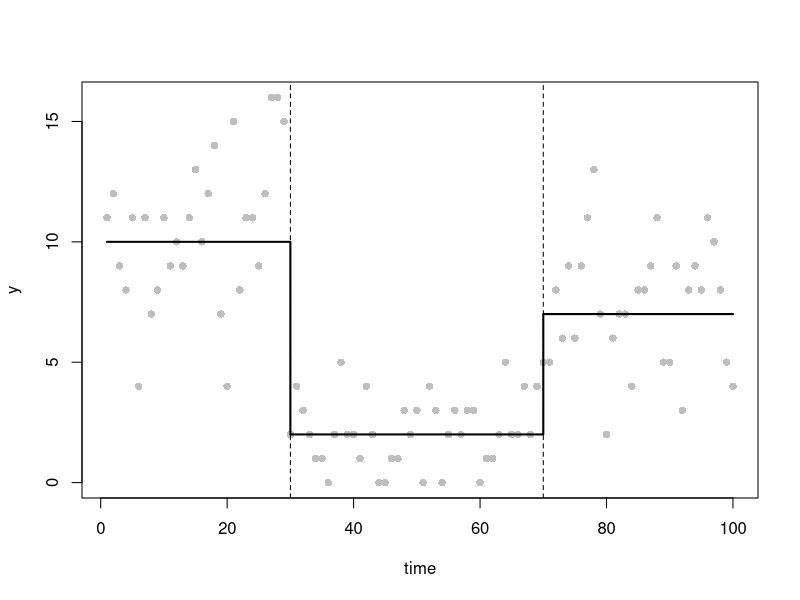
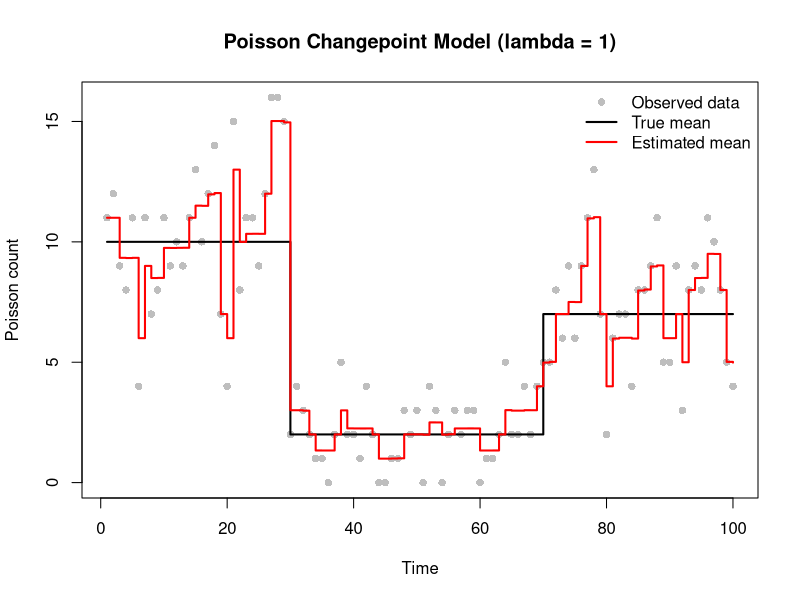

R code for these plots, in order:
#set seed
set.seed(12345)

n <- 100
time <- 1:n

#3 time district
tau_true <- c(1, 30, 70, n+1) 
m_true <- length(tau_true)-2
theta_true <- c(10, 2, 7)

mu_true <- numeric(n)

for(i in seq_along(theta_true))
  mu_true[tau_true[i]:(tau_true[i+1]-1)] <- theta_true[i]

y <- rpois(n, lambda = mu_true)

plot(time, y, pch = 16, col = "grey")
lines(mu_true, col = "black", lwd = 2, type = "s")
abline(v = tau_true[-c(1,length(tau_true))], lty = "dashed")

#poission_lasso_objective
poission_lasso_objective<- function(beta, y, lambda=1, eps=1e-6){
  #calculate the linear predictor
  eta<-cumsum(beta)
  #convert log-mean to possion mean
  mu<-exp(eta)
  #calculate nagative log-likelihood
  neg_loglik<--sum(dpois(y, lambda=mu, log=TRUE))
  #calculate the smoothed LASSO penalty
  penalty<-lambda*sum(sqrt(beta[-1]^2+eps))
  # Calculate the total penalised objective
  objective <- neg_loglik + penalty
  return(objective)
}

#test poission_lasso_objective (result aroximately 326.6079)
beta_init <- c(log(mean(y)), rep(0, n - 1))

poission_lasso_objective(beta_init, y)


#Gradient of the smoothed LASSO objective
poission_lasso_grad <- function(beta, y, lambda=1, eps=1e-6) {
  # Calculate the linear predictor and mean
  eta <- cumsum(beta)
  mu <- exp(eta)
  # Gradient of negative log-likelihood
  residual <- mu - y
  grad_loglik <- rev(cumsum(rev(residual)))
  # initialize gradient of penalty
  grad_penalty <- numeric(length(beta))
  # penalty derivatives for beta[2], ..., beta[n]
  grad_penalty[-1] <- lambda * beta[-1] / sqrt(beta[-1]^2 + eps)
  # Combine both gradients
  gradient<-grad_loglik+ grad_penalty
  return(gradient)
}

#test Gradient of the smoothed LASSO objective
grad_test <- poission_lasso_grad(beta_init, y)

length(grad_test)
all(is.finite(grad_test))
grad_test[1:5]


# check the gradient using finite differences
h <- 1e-5
j <- 2

beta_plus <- beta_init
beta_minus <- beta_init

beta_plus[j] <- beta_plus[j] + h
beta_minus[j] <- beta_minus[j] - h

# Numerical gradient
grad_numeric <- (
  poission_lasso_objective(beta_plus, y) -
    poission_lasso_objective(beta_minus, y)
) / (2 * h)

# Analytical gradient
grad_analytic <- poission_lasso_grad(beta_init, y)[j]

grad_numeric
grad_analytic
abs(grad_numeric - grad_analytic)


# test the gradient at non-zero beta values
beta_test <- beta_init
beta_test[2] <- 0.5
beta_test[3] <- -0.3

h <- 1e-5
j <- 2

beta_plus <- beta_test
beta_minus <- beta_test

beta_plus[j] <- beta_plus[j] + h
beta_minus[j] <- beta_minus[j] - h

grad_numeric <- (
  poission_lasso_objective(beta_plus, y) -
    poission_lasso_objective(beta_minus, y)
) / (2 * h)

grad_analytic <- poission_lasso_grad(beta_test, y)[j]

abs(grad_numeric - grad_analytic)


# Hessian of the smoothed LASSO objective
poission_lasso_hess <- function(beta, y, lambda=1, eps=1e-6) {
  
  # Calculate the linear predictor and mean
  eta <- cumsum(beta)
  mu <- exp(eta)
  n <- length(beta)
  # Initialise the Hessian matrix
  H <- matrix(0, nrow=n, ncol=n)
  # Calculate the Hessian of negative log-likelihood
  for (i in 1:n) {
    for (j in 1:n) {
      H[i,j] <- sum(mu[max(i,j):n])
    }
  }
  
  # Add the penalty second derivatives to the diagonal
  for (j in 2:n) {
    penalty_second <- lambda * eps / (beta[j]^2 + eps)^(3/2)
    H[j,j] <- H[j,j] + penalty_second
  }
  
  return(H)
}


# Check Hessian using finite differences
h <- 1e-6
j <- 2

beta_plus <- beta_test
beta_minus <- beta_test

beta_plus[j] <- beta_plus[j] + h
beta_minus[j] <- beta_minus[j] - h

# Numerical Hessian column
hess_numeric <- (
  poission_lasso_grad(beta_plus, y) -
    poission_lasso_grad(beta_minus, y)
) / (2 * h)

# Analytical Hessian column
hess_analytic <- poission_lasso_hess(beta_test, y)[,j]

# Compare the two columns
max(abs(hess_numeric - hess_analytic))

# Check all columns of the Hessian
h <- 1e-6
H_analytic <- poission_lasso_hess(beta_test, y)
errors <- numeric(n)

for (j in 1:n) {
  beta_plus <- beta_test
  beta_minus <- beta_test
  
  beta_plus[j] <- beta_plus[j] + h
  beta_minus[j] <- beta_minus[j] - h
  
  hess_numeric <- (
    poission_lasso_grad(beta_plus, y) -
      poission_lasso_grad(beta_minus, y)
  ) / (2*h)
  
  errors[j] <- max(abs(hess_numeric - H_analytic[,j]))
}

max(errors)



# fit the Poisson changepoint model using BFGS
fit <- optim(
  par = beta_init,
  fn = poission_lasso_objective,
  gr = poission_lasso_grad,
  y = y,
  lambda = 1,
  method = "BFGS",
  control = list(maxit = 1000, reltol = 1e-9)
)

# Check convergence
fit$convergence
fit$value

beta_hat <- fit$par
mu_hat <- exp(cumsum(beta_hat))

length(mu_hat)
range(mu_hat)


# plot the fitted mean function

# Plot observed data
plot(time, y, pch = 16, col = "grey",
     xlab = "Time", ylab = "Poisson count",
     main = "Poisson Changepoint Model (lambda = 1)")

# Add the true mean function
lines(time, mu_true, col = "black", lwd = 2, type = "s")
# Add the estimated mean function
lines(time, mu_hat, col = "red", lwd = 2, type = "s")
# Add a legend
legend("topright",
       legend = c("Observed data", "True mean", "Estimated mean"),
       col = c("grey", "black", "red"),
       pch = c(16, NA, NA),
       lty = c(NA, 1, 1),
       lwd = c(NA, 2, 2),
       bty = "n")
